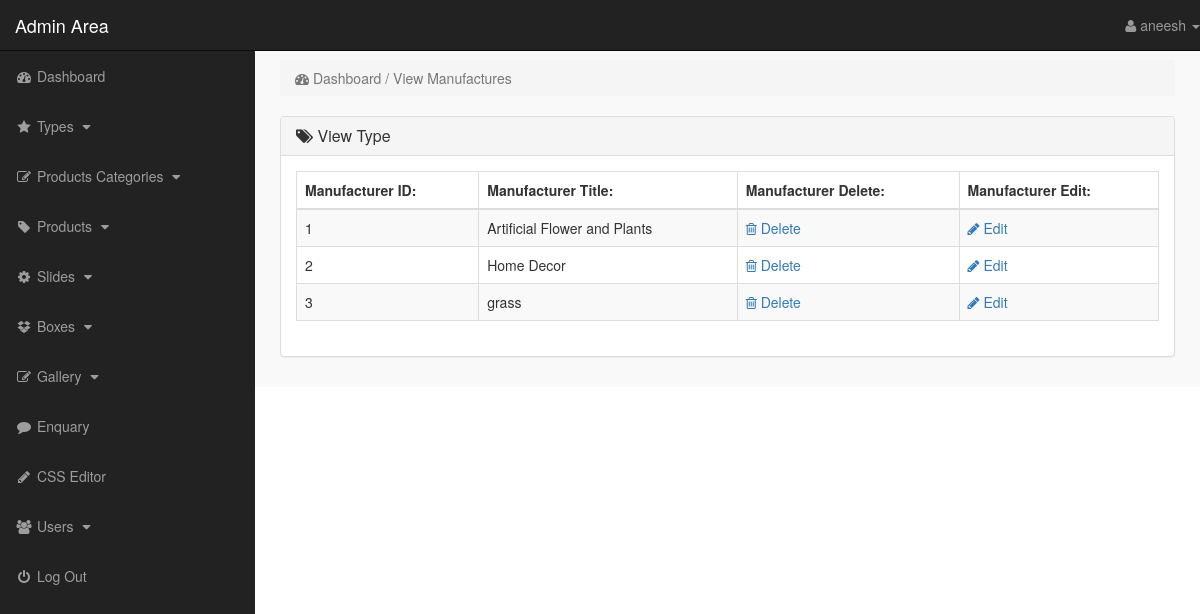
The app's page /admin/index.php?view_manufacturers (signed in) with its own data.
### tables this page shows
CREATE TABLE `manufacturers` (
  `manufacturer_id` int(10) NOT NULL,
  `manufacturer_title` text NOT NULL
);

### admin/view_manufacturers.php (the view)
<?php
    if(!isset($_SESSION['admin_email'])){
        echo "<script>window.open('login.php','_self')</script>";
    }else{
?>
<div class="row">
    <div class="col-lg-12">
        <ol class="breadcrumb">
            <li class="active">
                <i class="fa fa-dashboard"></i> Dashboard / View Manufactures
            </li>
        </ol>
    </div>
</div>
<div class="row">
    <div class="col-lg-12">
        <div class="panel panel-default">
            <div class="panel-heading">
               <h3 class="panel-title">
                   <i class="fa fa-tags"></i>  View Type
               </h3>
            </div>
            <div class="panel-body">
                <div class="table-responsive">
                    <table class="table table-striped table-bordered table-hover">
                        <thead>
                            <tr>
                                <th> Manufacturer ID: </th>
                                <th> Manufacturer Title: </th>
                                <th> Manufacturer Delete: </th>
                                <th> Manufacturer Edit: </th>
                            </tr>
                        </thead>
                        <tbody>
                            <?php
                                $i=0;
                                $get_manufacturer = "select * from manufacturers";
                                $run_manufacturer = mysqli_query($con,$get_manufacturer);
                                while($row_manufacturer=mysqli_fetch_array($run_manufacturer)){
                                    $manufacturer_id = $row_manufacturer['manufacturer_id'];
                                    $manufacturer_title = $row_manufacturer['manufacturer_title'];
                                    $i++;
                            ?>
                            <tr>
                                <td> <?php echo $i; ?> </td>
                                <td> <?php echo $manufacturer_title; ?> </td>
                                <td>
                                     <a href="index.php?delete_manufacturer=<?php echo $manufacturer_id; ?>">
                                        <i class="fa fa-trash-o"></i> Delete
                                     </a>
                                </td>
                                <td>
                                     <a href="index.php?edit_manufacturer=<?php echo $manufacturer_id; ?>">
                                        <i class="fa fa-pencil"></i> Edit
                                     </a>
                                </td>
                            </tr>
                            <?php } ?>
                        </tbody>
                    </table>
                </div>
            </div>
        </div>
    </div>
</div>
<?php } ?>

### admin/includes/sidebar.php (shortened to what this page needs)
<?php
    if(!isset($_SESSION['admin_email'])){
        echo "<script>window.open('login.php','_self')</script>";
    }else{
?>
<nav class="navbar navbar-inverse navbar-fixed-top">
    <div class="navbar-header">
        <a href="index.php?dashboard" class="navbar-brand">Admin Area</a>
    </div>
    <ul class="nav navbar-right top-nav">
        <li class="dropdown">
            <a href="#" class="dropdown-toggle" data-toggle="dropdown">
                <i class="fa fa-user"></i> <?php echo $admin_name;  ?> <b class="caret"></b>
            </a>
        </li>
    </ul>
    <div class="collapse navbar-collapse navbar-ex1-collapse">
        <ul class="nav navbar-nav side-nav">
            <li>
                <a href="index.php?dashboard">
                        <i class="fa fa-fw fa-dashboard"></i> Dashboard
                </a>
            </li>
            <li>
                <a href="#" data-toggle="collapse" data-target="#manufacturer">
                        <i class="fa fa-fw fa-star"></i> Types
                        <i class="fa fa-fw fa-caret-down"></i>
                </a>
            </li>
            <li>
                <a href="#" data-toggle="collapse" data-target="#p_cat">
                        <i class="fa fa-fw fa-edit"></i> Products Categories
                        <i class="fa fa-fw fa-caret-down"></i>
                </a>
            </li>
                     <li>
                <a href="#" data-toggle="collapse" data-target="#products">
                        <i class="fa fa-fw fa-tag"></i> Products
                        <i class="fa fa-fw fa-caret-down"></i>
                </a>
            </li>
            <li>
                <a href="#" data-toggle="collapse" data-target="#slides">
                        <i class="fa fa-fw fa-gear"></i> Slides
                        <i class="fa fa-fw fa-caret-down"></i>
                </a>
            </li>
            <li>
                <a href="#" data-toggle="collapse" data-target="#boxes">
                        <i class="fa fa-fw fa-dropbox"></i> Boxes
                        <i class="fa fa-fw fa-caret-down"></i>
                </a>
            </li>
                     <li>
                <a href="#" data-toggle="collapse" data-target="#Gallery">
                        <i class="fa fa-fw fa-edit"></i> Gallery
                        <i class="fa fa-fw fa-caret-down"></i>
                </a>
            </li>
             <li>
                <a href="index.php?enquary">
                    <i class="fa fa-fw fa-comment"></i> Enquary
                </a>
            </li>
            <li>
                <a href="index.php?edit_css">
                    <i class="fa fa-fw fa-pencil"></i> CSS Editor
                </a>
            </li>
            <li>
                <a href="#" data-toggle="collapse" data-target="#users">
                        <i class="fa fa-fw fa-users"></i> Users
                        <i class="fa fa-fw fa-caret-down"></i>
                </a>
            </li>
            <li>
                <a href="logout.php">
                    <i class="fa fa-fw fa-power-off"></i> Log Out
                </a>
            </li>
        </ul>
    </div>
</nav>
<?php } ?>

### admin/css/style.css (style rules this page uses)
body { margin-top: 100px; }
@media (min-width: 768px) { body { margin-top: 50px; } }
.top-nav { 0 15px; }
.top-nav>li { float: left; display: inline-block; }
.top-nav>li>a { color: #999999; line-height: 20px; padding-top: 15px; padding-bottom: 15px; }
@media (min-width: 768px) { .side-nav { position: fixed; top: 51px; bottom: 0; width: 255px; overflow-y: auto; overflow-x: hidden; background-color: #222222; padding-bottom: 40px; border-radius: 0; } }
@media (min-width: 768px) { .side-nav>li>a { width: 255px; } }
.panel-body { border-radius: 5px; }

### records on screen
manufacturers: manufacturer_title "Artificial Flower and Plants"
manufacturers: manufacturer_title "Home Decor"
manufacturers: manufacturer_title "grass"

### other values on screen
$admin_name "aneesh"
